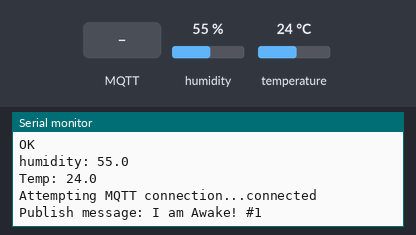
The sketch below on a simulated ESP8266 (NodeMCU). On the bench: the last lines printed to the serial monitor. The inputs (shaded band) are chosen by the test bench; at power-on: humidity 55 %, temperature 24 °C. WiFi joins after 1.5 s; servers stay silent unless stated; random numbers use the default seed unless the sketch sets one; no MQTT or app messages arrive unless stated.

Above: at 2.7 s.
2.8 s: MQTT message "1" arrives on the first subscribed topic
At 3.9 s:
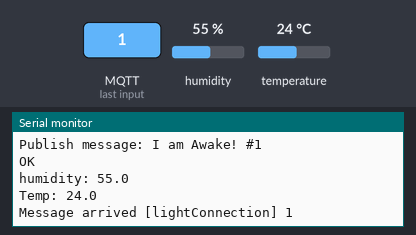
5.0 s: MQTT message "on" arrives on the first subscribed topic
At 6.4 s:
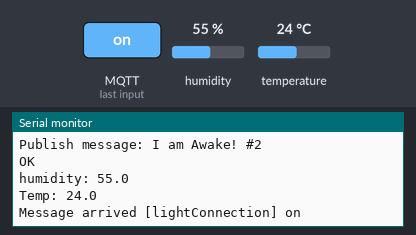
7.0 s: MQTT message "off" arrives on the first subscribed topic
At 8.4 s:
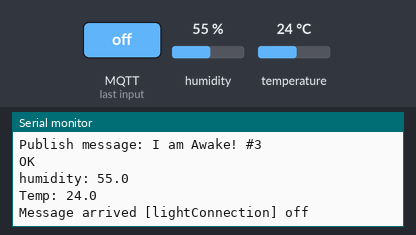
9.0 s: humidity set to 22 %
At 10.3 s:
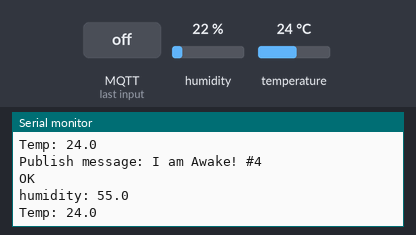
10.5 s: temperature set to 12 °C
At 11.4 s:
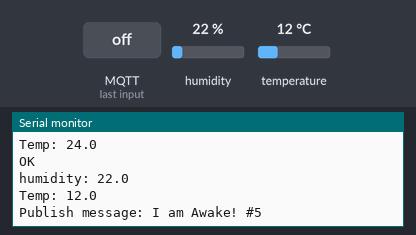
12.0 s: humidity set to 40 %
At 13.2 s:
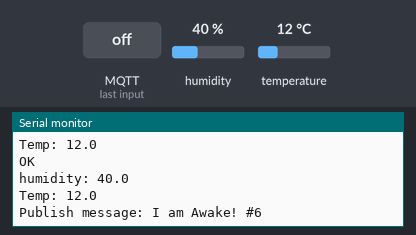
Timing chart, 0 to 14.5 s (numbered marks = the images above; inputs shaded):
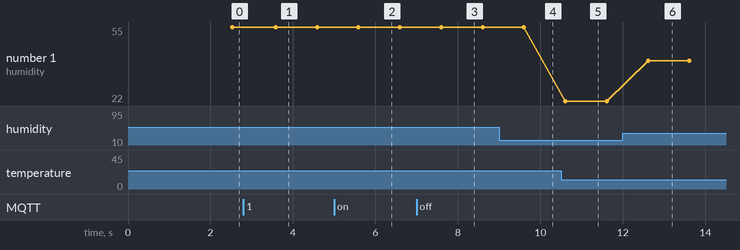

Measured:
- after the input at 2.8 s, the serial monitor: prints a new line after 0.78 s (image 1)
- after the input at 5.0 s, the serial monitor: prints a new line after 0.59 s (image 2)
- after the input at 7.0 s, the serial monitor: prints a new line after 0.59 s (image 3)
- after the input at 10.5 s, the serial monitor: prints a new line after 0.11 s (image 5)
- after the input at 12.0 s, the serial monitor: prints a new line after 0.61 s (image 6)
- plotted number 1: 22 → 40 after the input at 12.0 s

The sketch:

Wifi_LED.ino
```cpp
//libaries
#include <ESP8266WiFi.h>
#include <PubSubClient.h>
#include <DHT.h>
//local
#include "pins.h"

//+ to 3v, - to G, out to d4
//Constant data
const char* ssid = "potato";
const char* password = "iotato123";
const int port = 80;
const int serial = 115200;
const char* mqtt_server = "broker.mqtt-dashboard.com";


//create dht
DHT dht;

//create our server
//WiFiServer server(port);
WiFiClient espClient;

// use http://www.hivemq.com/demos/websocket-client/
// Topic lightConnection
//Pub Sub Client
PubSubClient client(espClient);
long lastMsg = 0;
char msg[50];
int value = 0;


void setup()
{


   Serial.begin(serial);
   delay(10); // Allow serial time to start
   pinMode(D7,OUTPUT);//asign D7 pin
   //commented out to test temp
   setup_wifi();
   dht.setup(2);
   //Start The mqtt_server
   client.setServer(mqtt_server, 1883);
   client.setCallback(callback);

}

void setup_wifi() {

  delay(10);
  //Connect to Wifi
  Serial.println();
  Serial.print("Connecting to ");
  Serial.println(ssid);

  WiFi.begin(ssid, password);

  while (WiFi.status() != WL_CONNECTED) {
    delay(500);
    Serial.print("*");
  }


  Serial.println("\nWiFi connected");
  Serial.print("IP address: ");
  Serial.println(WiFi.localIP());
}

void callback(char* topic, byte* payload, unsigned int length) {
  Serial.print("Message arrived [");
  Serial.print(topic);
  Serial.print("] ");
  for (int i = 0; i < length; i++) {
    Serial.print((char)payload[i]);
  }
  Serial.println();

  // Switch on the LED if an 1 was received as first character
  if ((char)payload[0] == '1') {
    digitalWrite(D7, LOW);   // Turn the LED on (Note that LOW is the voltage level
    // but actually the LED is on; this is because
    // it is active low on the ESP-01)
  } else {
    digitalWrite(D7, HIGH);  // Turn the LED off by making the voltage HIGH
  }

}

void reconnect() {
  // Loop until connected to server
  while (!client.connected()) {
    Serial.print("Attempting MQTT connection...");
    // Create a random client ID
    String clientId = "ESP8266Client-";
    clientId += String(random(0xffff), HEX);
    // Attempt to connect
    if (client.connect(clientId.c_str())) {
      Serial.println("connected");
      // Once connected, publish an announcement...
      client.publish("outTopic", "I am Awake");

      client.subscribe("lightConnection");
    } else {
      Serial.print("failed, rc=");
      Serial.print(client.state());
      Serial.println(" try again in 5 seconds");
      // Wait 5 seconds before retrying
      delay(5000);
    }
  }
}

void loop()
{
  delay(1000);
  float humidity = dht.getHumidity();
  float temperature = dht.getTemperature();

  Serial.print(dht.getStatusString());
  Serial.print("\nhumidity: ");
  Serial.print(humidity, 1);
  Serial.print("\nTemp: ");
  Serial.print(temperature, 1);
  Serial.print("\n");

  if (!client.connected()) {
    reconnect();
  }
  client.loop();

  long now = millis();
  if (now - lastMsg > 2000) {
    lastMsg = now;
    ++value;
    // We cna send a messgge to make sure we are connected
    snprintf (msg, 50, "I am Awake! #%ld", value);
    Serial.print("Publish message: ");
    Serial.println(msg);
    client.publish("outTopic", msg);
  }

}
```

pins.h
```cpp
#ifndef Pin_H
#define Pin_H
#include "Arduino.h"
    #define D0 16
    #define D1 5
    #define D2 4
    #define D3 0
    #define D4 2
    #define D5 14
    #define D6 12
    #define D7 13
    #define D8 15
    #define D9 3
    #define D10 1
#endif
```
